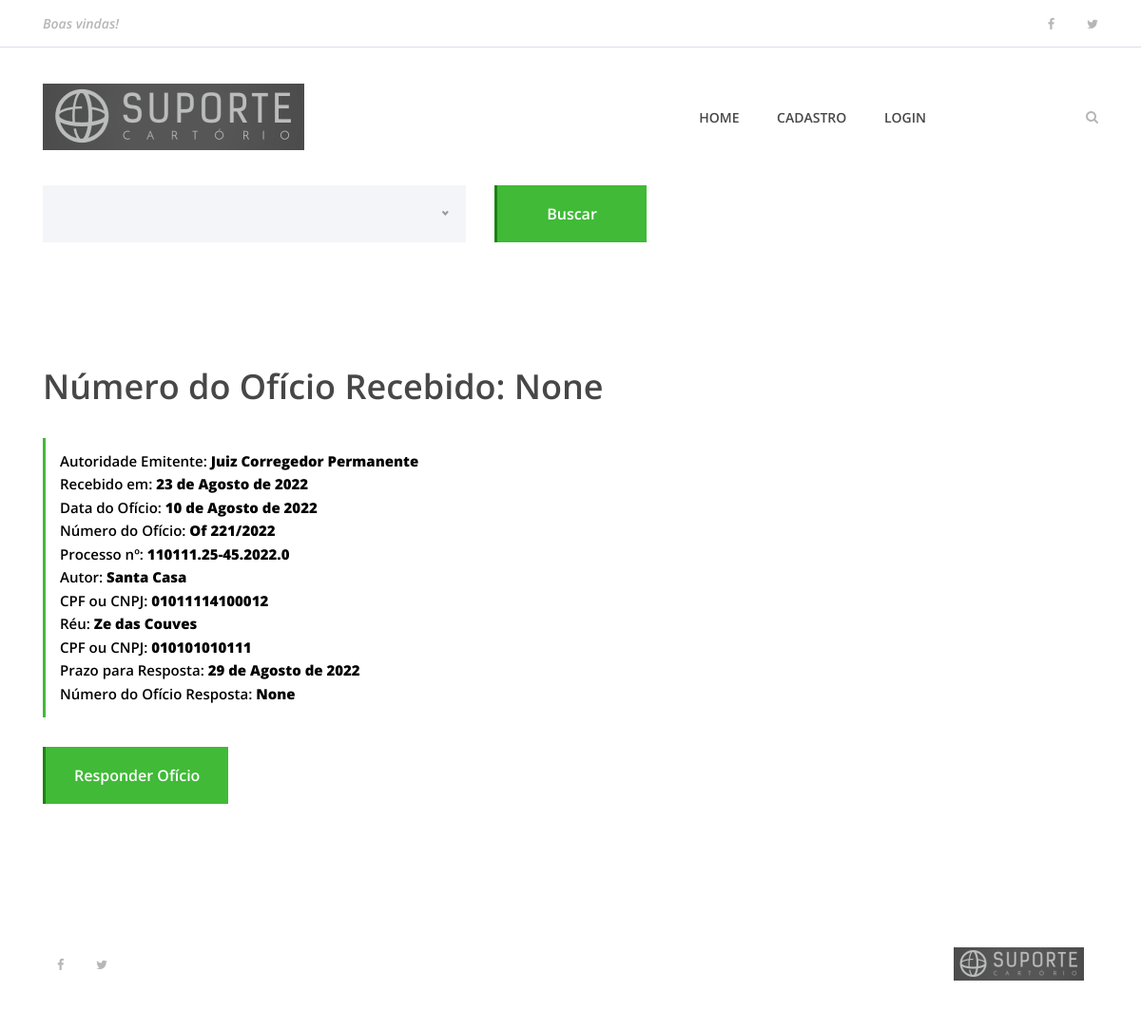
The app's page /oficios_recebidos/1 with its own data.
### oficios/models/ReceivedOL.py (models this page shows, shortened)
class ReceivedOL(models.Model):
    received_in = models.DateField(verbose_name='Recebido em')
    ol_date = models.DateField(verbose_name='Data do Ofício')
    ol_origin_id = models.CharField(max_length=50, null=True, blank=True, verbose_name='Número ou Identificação do Ofício')
    authority = models.ForeignKey(Authority, null=True, blank=True, related_name='authority', on_delete=models.SET_NULL, verbose_name='Autoridade Emitente')
    lawsuit_number = models.CharField(null=True, blank=True, max_length=100, verbose_name='Processo nº:')
    lawsuit_author = models.CharField(null=True, blank=True, max_length=200, verbose_name='Autor')
    author_type = models.IntegerField(choices=PERSON_TYPE_CHOICE, default=1, verbose_name='Tipo de Pessoa')
    author_doc_number = models.CharField(null=True, blank=True, max_length=14, verbose_name='CPF ou CNPJ')
    lawsuit_accused = models.CharField(null=True, blank=True, max_length=200, verbose_name='Réu')
    accused_type = models.IntegerField(choices=PERSON_TYPE_CHOICE, default=1, verbose_name='Tipo de Pessoa')
    accused_doc_number = models.CharField(null=True, blank=True, max_length=14, verbose_name='CPF ou CNPJ')
    deadline = models.DateField(verbose_name='Prazo para Resposta')
    received_ol_number = models.CharField(null=True, blank=True, max_length=50, verbose_name='Número do Ofício Recebido')
    answer_ol = models.CharField(null=True, blank=True, max_length=50, verbose_name='Número do Ofício Resposta')
    status = models.BooleanField(default=True)
    created_at = models.DateTimeField(auto_now_add=True)
    updated_at = models.DateTimeField(auto_now=True)
    class Meta:
        verbose_name = 'Ofício Recebido'
        verbose_name_plural = 'Ofícios Recebidos'

### oficios/models/Authority.py (models this page shows)
class Authority(models.Model):
    name = models.CharField(null=False, max_length=200)
    institution = models.CharField(max_length=200)
    state = models.ForeignKey(State, null=True, related_name='state', on_delete=models.SET_NULL)
    city = models.CharField(null=True, blank=True, max_length=200)
    address = models.CharField(null=True, blank=True, max_length=200)
    number = models.CharField(null=True, blank=True, max_length=10)
    complement = models.CharField(null=True, blank=True, max_length=200)
    cep = models.CharField(null=True, blank=True, max_length=8)
    email = models.EmailField(null=True, blank=True, max_length=100)
    phone = models.CharField(null=True, blank=True, max_length=50)
    status = models.BooleanField(default=True)
    created_at = models.DateTimeField(auto_now_add=True)
    updated_at = models.DateTimeField(auto_now=True)
    class Meta:
        verbose_name = 'Autoridade'
        verbose_name_plural = 'Autoridades'
    def __str__(self):
        return '{}'.format(self.name, self.institution)

### oficios/views.py (the view)
# urls.py: path('oficios_recebidos/<int:oficio_id>', views.oficio, name='oficio'),
def oficio(request, oficio_id):
    oficio = get_object_or_404(ReceivedOL, pk=oficio_id)
    oficio_a_exibir = {
        'oficio': oficio
    }
    return render(request, 'oficio.html', oficio_a_exibir)

### templates/oficio.html (shortened to what this page needs)
{% extends 'base.html' %}
{% load static %}
{% block content %}
        <div class="receipe-post-search mb-80">
            <div class="container">
                <form action="#" method="post">
                    <div class="row">
                        <div class="col-12 col-lg-5">
                        </div>
                        <div class="col-12 col-lg-2 text-right">
                            <button type="submit" class="btn delicious-btn">Buscar</button>
                        </div>
                    </div>
                </form>
            </div>
        </div>
        <div class="container">
            <div class="row">
                <div class="col-12">
                </div>
            </div>
        </div>
        <div class="receipe-content-area">
            <div class="container">
                <div class="row">
                    <div class="col-12 col-md-8">
                        <div class="receipe-headline my-5">
                            <h2>Número do Ofício Recebido: {{oficio.received_ol_number}}</h2>
                            <div class="receipe-duration">
                                <h6>Autoridade Emitente:<b>  {{ oficio.authority}}</b></h6>
                                <h6>Recebido em: <b>  {{ oficio.received_in}}</b></h6>
                                <h6>Data do Ofício: <b>  {{oficio.ol_date}}</b></h6>
                                <h6>Número do Ofício: <b>  {{oficio.ol_origin_id}}</b></h6>
                                <h6>Processo nº: <b>  {{oficio.lawsuit_number}}</b></h6>
                                <h6>Autor: <b>  {{oficio.lawsuit_author}}</b></h6>
                                <h6>CPF ou CNPJ: <b>  {{oficio.author_doc_number}}</b></h6>
                                <h6>Réu: <b>  {{oficio.lawsuit_accused}}</b></h6>
                                <h6>CPF ou CNPJ: <b>  {{oficio.accused_doc_number}}</b></h6>
                                <h6>Prazo para Resposta: <b>  {{oficio.deadline}}</b></h6>
                                <h6>Número do Ofício Resposta: <b>  {{oficio.answer_ol}}</b></h6>
                            </div>
                            {% if oficio.status %}
                            <div class="col-12 text-center"></div>
                                <form action="#" method="POST" enctype="multipart/form-data">
                                    <button class="btn delicious-btn mt-30" type="submit">Responder Ofício</button>
                                </form>
                            {% endif %}
                            </div>
                        </div>
                    </div>
                <div class="row">
                    <div class="col-12 col-lg-8">
                    </div>
                </div>
{% endblock %}

### web_oficios_e_procuracoes/static/site.css (style rules this page uses)
* { margin: 0; padding: 0; }
body { font-family: "Open Sans", sans-serif; font-size: 14px; }
h1, h2, h3, h4, h5, h6 { color: #000000; line-height: 1.3; font-weight: 600; }
.mt-30 { margin-top: 30px !important; }
.mb-80 { margin-bottom: 80px !important; }
.delicious-btn { display: inline-block; min-width: 160px; height: 60px; color: #ffffff; border: none; border-left: 3px solid #1c8314; border-radius: 0; padding: 0 30px; font-size: 16px; line-height: 58px; font-weight: 600; -webkit-transition-duration: 500ms; transition-duration: 500ms; text-transform: capitalize; background-color: #40ba37; }
.receipe-post-search { position: relative; z-index: 20; }
.receipe-headline h2 { font-size: 36px; color: #474747; margin-bottom: 30px; }
.receipe-headline .receipe-duration { border-left: 3px solid #40ba37; padding: 15px; }
.receipe-headline .receipe-duration h6 { font-size: 15px; margin-bottom: 5px; }
.receipe-headline .receipe-duration h6:last-child { margin-bottom: 0; }

### records on screen
ReceivedOL: received_ol_number "None", authority "Juiz Corregedor Permanente", received_in "23 de Agosto de 2022", ol_date "10 de Agosto de 2022", ol_origin_id "Of 221/2022", lawsuit_number "110111.25-45.2022.0", lawsuit_author "Santa Casa", author_doc_number "01011114100012", lawsuit_accused "Ze das Couves", accused_doc_number "010101010111", deadline "29 de Agosto de 2022", answer_ol "None"
